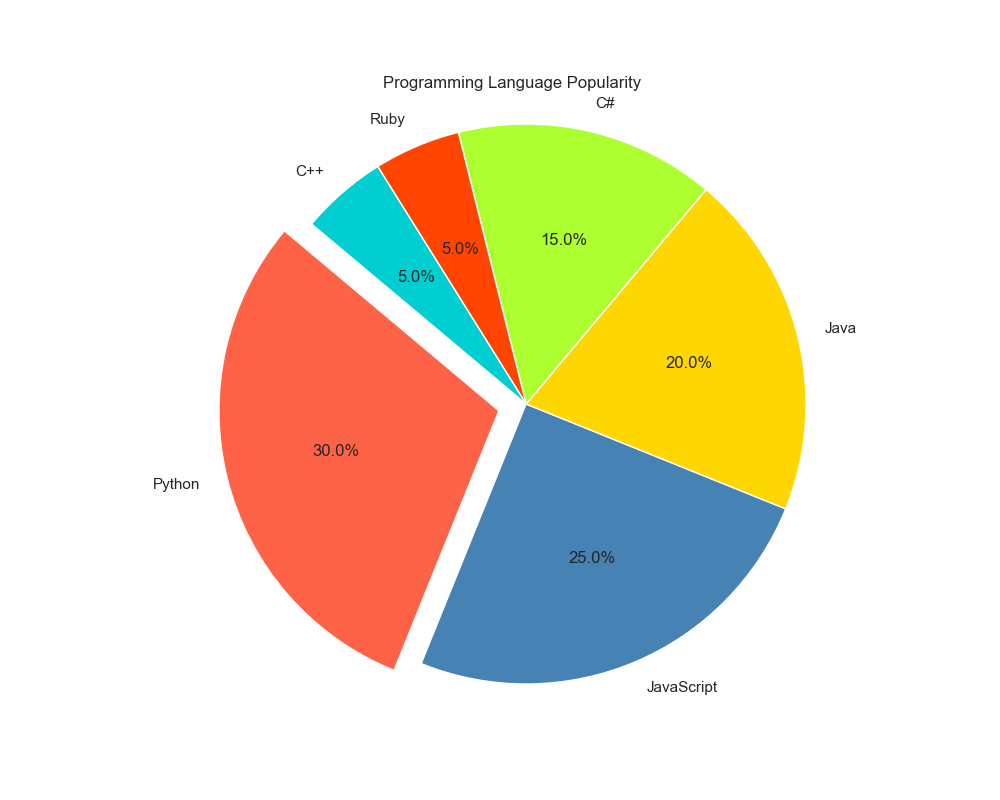

Python code for this plot:

import matplotlib.pyplot as plt
import seaborn as sns
import pandas as pd

# Data preparation
data = {
    'Language': ['Python', 'JavaScript', 'Java', 'C#', 'Ruby', 'C++'],
    'Users': [30, 25, 20, 15, 5, 5]
}

df = pd.DataFrame(data)

# Create a pie chart
plt.figure(figsize=(10, 8))

# Specifying custom colors for the slices
colors = ['#FF6347', '#4682B4', '#FFD700', '#ADFF2F', '#FF4500', '#00CED1']

# Using seaborn style
sns.set(style="whitegrid")

# Explode the 1st slice (Python)
explode = (0.1, 0, 0, 0, 0, 0)

# Plotting the pie chart
plt.pie(df['Users'], labels=df['Language'], colors=colors, explode=explode,
        autopct='%1.1f%%', startangle=140)

# Customizing the title
plt.title('Programming Language Popularity')

plt.axis('equal')  # Equal aspect ratio ensures that pie is drawn as a circle.

plt.show()
